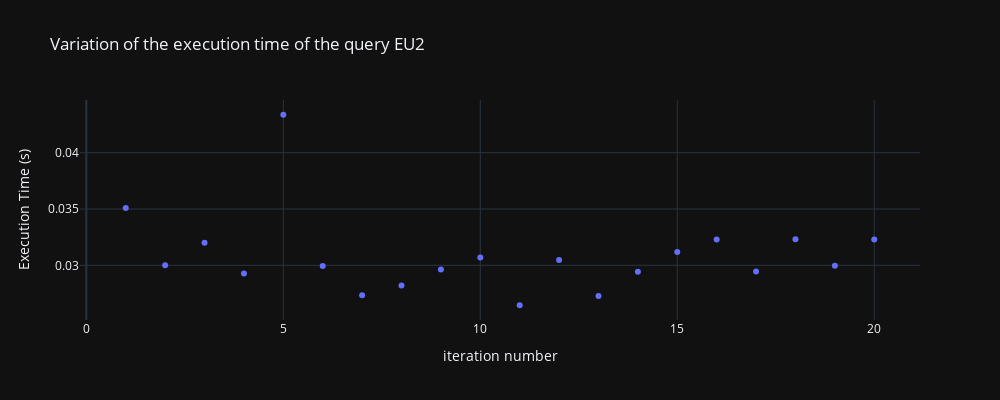

Write notebook code for a chart like this one.
### Code cell
import plotly.express as px
fig = px.scatter(x=[i for i in range(1,num_iterations+1)], labels={'x': 'iteration number', 'y': 'Execution Time (s)'}, y=execution_times, title='Variation of the execution time of the query EU2', template='plotly_dark')
fig.update_layout(width=1000, height=400)
fig.show()

### Figure 1 — Plotly figure (JSON) as saved in the notebook; plotly's stock layout.template omitted (floating-point values rounded to 4 significant figures)
{"data": [{"hovertemplate": "iteration number=%{x}<br>Execution Time (s)=%{y}<extra></extra>", "legendgroup": "", "marker": {"color": "#636efa", "symbol": "circle"}, "mode": "markers", "name": "", "orientation": "v", "showlegend": false, "type": "scatter", "x": [1, 2, 3, 4, 5, 6, 7, 8, 9, 10, 11, 12, 13, 14, 15, 16, 17, 18, 19, 20], "xaxis": "x", "y": [0.03509, 0.03, 0.032, 0.02927, 0.04338, 0.02994, 0.02734, 0.02821, 0.02962, 0.03069, 0.02645, 0.03048, 0.02727, 0.02943, 0.03119, 0.03229, 0.02946, 0.03232, 0.02997, 0.0323], "yaxis": "y"}], "layout": {"height": 400, "legend": {"tracegroupgap": 0}, "title": {"text": "Variation of the execution time of the query EU2"}, "width": 1000, "xaxis": {"anchor": "y", "domain": [0, 1], "title": {"text": "iteration number"}}, "yaxis": {"anchor": "x", "domain": [0, 1], "title": {"text": "Execution Time (s)"}}}}
